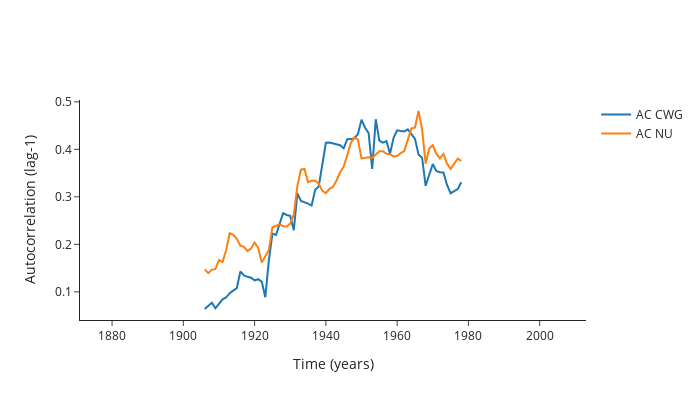

Here is the notebook cell this chart was saved with:
### Code cell
AC_CWG = ind.regular_autocorrelation(CWG_log_det, time_windows, lag=1, detrend=True)
AC_NU = ind.regular_autocorrelation(NU_log_det, time_windows, lag=1, detrend=True)


fig = go.Figure()
fig.add_trace(go.Scatter(x=years_1871_2013+window_length//2, y=AC_CWG, mode='lines', name='AC CWG'))
fig.add_trace(go.Scatter(x=years_1871_2013+window_length//2, y=AC_NU, mode='lines', name='AC NU'))
fig.update_layout(
    xaxis_range=[1871, 2013],
    xaxis_title='Time (years)',
    yaxis_title='Autocorrelation (lag-1)',
    template='simple_white',
    height=400, width=700
)
fig.show()

### Figure 1 — Plotly figure (JSON) as saved in the notebook; plotly's stock layout.template omitted (floating-point values rounded to 4 significant figures; data arrays with more than 128 entries replaced by an {"elided": "..."} marker saying what was removed)
{"data": [{"mode": "lines", "name": "AC CWG", "type": "scatter", "x": {"elided": "143 int values"}, "y": [0.06384, 0.06976, 0.07701, 0.06535, 0.07487, 0.08434, 0.08801, 0.09708, 0.1026, 0.1078, 0.143, 0.1345, 0.1315, 0.1296, 0.1241, 0.1266, 0.1216, 0.08875, 0.1664, 0.2227, 0.22, 0.2422, 0.2658, 0.2619, 0.2599, 0.2296, 0.3073, 0.2914, 0.2891, 0.2858, 0.2816, 0.3147, 0.3218, 0.3688, 0.4139, 0.4145, 0.4122, 0.4101, 0.4086, 0.402, 0.4215, 0.4215, 0.423, 0.4322, 0.4625, 0.4456, 0.4342, 0.3589, 0.4633, 0.4184, 0.414, 0.4174, 0.3908, 0.4242, 0.4402, 0.4386, 0.4378, 0.4422, 0.4321, 0.4222, 0.3894, 0.3823, 0.3232, 0.345, 0.369, 0.3545, 0.352, 0.3515, 0.325, 0.3076, 0.3125, 0.3162, 0.3308]}, {"mode": "lines", "name": "AC NU", "type": "scatter", "x": {"elided": "143 int values"}, "y": [0.1473, 0.1394, 0.1468, 0.1478, 0.1667, 0.1628, 0.1876, 0.2235, 0.2201, 0.2115, 0.1972, 0.1947, 0.1863, 0.1909, 0.2037, 0.1927, 0.1615, 0.1739, 0.188, 0.2361, 0.2388, 0.2419, 0.2381, 0.2374, 0.2438, 0.2629, 0.3225, 0.3571, 0.3587, 0.3309, 0.3338, 0.334, 0.3279, 0.3126, 0.3077, 0.3169, 0.321, 0.3345, 0.3517, 0.3635, 0.3877, 0.4133, 0.425, 0.4205, 0.381, 0.3814, 0.3833, 0.382, 0.3892, 0.3961, 0.3961, 0.3907, 0.3898, 0.3852, 0.3857, 0.3922, 0.3964, 0.4192, 0.444, 0.4456, 0.4807, 0.4419, 0.3701, 0.4015, 0.4085, 0.3909, 0.3811, 0.3902, 0.3703, 0.3588, 0.3696, 0.3805, 0.3758]}], "layout": {"height": 400, "width": 700, "xaxis": {"range": [1871, 2013], "title": {"text": "Time (years)"}}, "yaxis": {"title": {"text": "Autocorrelation (lag-1)"}}}}
